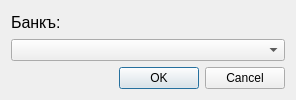
<?xml version="1.0" encoding="UTF-8"?>
<ui version="4.0">
 <class>SalaryDialog</class>
 <widget class="QDialog" name="SalaryDialog">
  <property name="geometry">
   <rect>
    <x>0</x>
    <y>0</y>
    <width>296</width>
    <height>100</height>
   </rect>
  </property>
  <property name="minimumSize">
   <size>
    <width>0</width>
    <height>0</height>
   </size>
  </property>
  <property name="maximumSize">
   <size>
    <width>16777215</width>
    <height>16777215</height>
   </size>
  </property>
  <property name="windowTitle">
   <string>Dialog</string>
  </property>
  <layout class="QVBoxLayout" name="verticalLayout">
   <item>
    <widget class="QLabel" name="Bank_lable">
     <property name="font">
      <font>
       <pointsize>12</pointsize>
      </font>
     </property>
     <property name="text">
      <string>Банкъ: </string>
     </property>
    </widget>
   </item>
   <item>
    <widget class="QComboBox" name="BankComboBox"/>
   </item>
   <item>
    <widget class="QDialogButtonBox" name="buttonBox">
     <property name="orientation">
      <enum>Qt::Horizontal</enum>
     </property>
     <property name="standardButtons">
      <set>QDialogButtonBox::Cancel|QDialogButtonBox::Ok</set>
     </property>
    </widget>
   </item>
  </layout>
 </widget>
 <resources/>
 <connections>
  <connection>
   <sender>buttonBox</sender>
   <signal>accepted()</signal>
   <receiver>SalaryDialog</receiver>
   <slot>accept()</slot>
   <hints>
    <hint type="sourcelabel">
     <x>248</x>
     <y>254</y>
    </hint>
    <hint type="destinationlabel">
     <x>157</x>
     <y>274</y>
    </hint>
   </hints>
  </connection>
  <connection>
   <sender>buttonBox</sender>
   <signal>rejected()</signal>
   <receiver>SalaryDialog</receiver>
   <slot>reject()</slot>
   <hints>
    <hint type="sourcelabel">
     <x>316</x>
     <y>260</y>
    </hint>
    <hint type="destinationlabel">
     <x>286</x>
     <y>274</y>
    </hint>
   </hints>
  </connection>
 </connections>
</ui>
